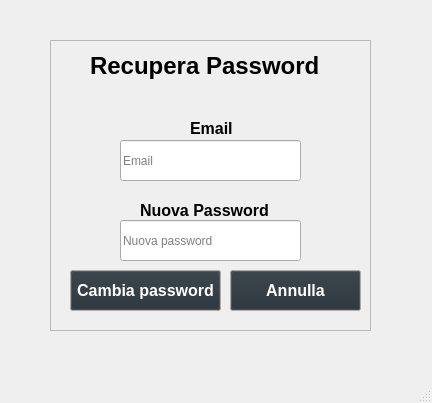
<?xml version="1.0" encoding="UTF-8"?>
<ui version="4.0">
 <class>recuperapassword</class>
 <widget class="QMainWindow" name="recuperapassword">
  <property name="enabled">
   <bool>true</bool>
  </property>
  <property name="geometry">
   <rect>
    <x>0</x>
    <y>0</y>
    <width>432</width>
    <height>403</height>
   </rect>
  </property>
  <property name="sizePolicy">
   <sizepolicy hsizetype="Maximum" vsizetype="Maximum">
    <horstretch>0</horstretch>
    <verstretch>0</verstretch>
   </sizepolicy>
  </property>
  <property name="palette">
   <palette>
    <active>
     <colorrole role="Base">
      <brush brushstyle="SolidPattern">
       <color alpha="255">
        <red>0</red>
        <green>0</green>
        <blue>0</blue>
       </color>
      </brush>
     </colorrole>
    </active>
    <inactive>
     <colorrole role="Base">
      <brush brushstyle="SolidPattern">
       <color alpha="255">
        <red>0</red>
        <green>0</green>
        <blue>0</blue>
       </color>
      </brush>
     </colorrole>
    </inactive>
    <disabled/>
   </palette>
  </property>
  <property name="windowTitle">
   <string>AgriLogic</string>
  </property>
  <property name="windowIcon">
   <iconset>
    <normaloff>agrilogic.png</normaloff>agrilogic.png</iconset>
  </property>
  <widget class="QWidget" name="centralwidget">
   <widget class="QFrame" name="frame">
    <property name="geometry">
     <rect>
      <x>50</x>
      <y>40</y>
      <width>321</width>
      <height>291</height>
     </rect>
    </property>
    <property name="palette">
     <palette>
      <active>
       <colorrole role="Base">
        <brush brushstyle="SolidPattern">
         <color alpha="255">
          <red>234</red>
          <green>234</green>
          <blue>234</blue>
         </color>
        </brush>
       </colorrole>
      </active>
      <inactive>
       <colorrole role="Base">
        <brush brushstyle="SolidPattern">
         <color alpha="255">
          <red>234</red>
          <green>234</green>
          <blue>234</blue>
         </color>
        </brush>
       </colorrole>
      </inactive>
      <disabled/>
     </palette>
    </property>
    <property name="frameShape">
     <enum>QFrame::Shape::StyledPanel</enum>
    </property>
    <property name="frameShadow">
     <enum>QFrame::Shadow::Raised</enum>
    </property>
    <widget class="QLabel" name="label">
     <property name="geometry">
      <rect>
       <x>40</x>
       <y>10</y>
       <width>241</width>
       <height>31</height>
      </rect>
     </property>
     <property name="font">
      <font>
       <family>Arial</family>
       <pointsize>18</pointsize>
       <bold>true</bold>
      </font>
     </property>
     <property name="autoFillBackground">
      <bool>false</bool>
     </property>
     <property name="text">
      <string>Recupera Password</string>
     </property>
    </widget>
    <widget class="QLineEdit" name="txtNuovaEmail">
     <property name="geometry">
      <rect>
       <x>70</x>
       <y>100</y>
       <width>181</width>
       <height>41</height>
      </rect>
     </property>
     <property name="palette">
      <palette>
       <active>
        <colorrole role="Base">
         <brush brushstyle="SolidPattern">
          <color alpha="255">
           <red>255</red>
           <green>255</green>
           <blue>255</blue>
          </color>
         </brush>
        </colorrole>
       </active>
       <inactive>
        <colorrole role="Base">
         <brush brushstyle="SolidPattern">
          <color alpha="255">
           <red>255</red>
           <green>255</green>
           <blue>255</blue>
          </color>
         </brush>
        </colorrole>
       </inactive>
       <disabled/>
      </palette>
     </property>
     <property name="font">
      <font>
       <family>Arial</family>
      </font>
     </property>
     <property name="autoFillBackground">
      <bool>false</bool>
     </property>
     <property name="inputMask">
      <string/>
     </property>
     <property name="text">
      <string/>
     </property>
     <property name="placeholderText">
      <string>Email</string>
     </property>
    </widget>
    <widget class="QLabel" name="label_2">
     <property name="geometry">
      <rect>
       <x>140</x>
       <y>80</y>
       <width>101</width>
       <height>16</height>
      </rect>
     </property>
     <property name="palette">
      <palette>
       <active>
        <colorrole role="Base">
         <brush brushstyle="SolidPattern">
          <color alpha="255">
           <red>255</red>
           <green>255</green>
           <blue>255</blue>
          </color>
         </brush>
        </colorrole>
       </active>
       <inactive>
        <colorrole role="Base">
         <brush brushstyle="SolidPattern">
          <color alpha="255">
           <red>255</red>
           <green>255</green>
           <blue>255</blue>
          </color>
         </brush>
        </colorrole>
       </inactive>
       <disabled/>
      </palette>
     </property>
     <property name="font">
      <font>
       <family>Arial</family>
       <pointsize>12</pointsize>
       <bold>true</bold>
      </font>
     </property>
     <property name="autoFillBackground">
      <bool>false</bool>
     </property>
     <property name="text">
      <string>Email</string>
     </property>
    </widget>
    <widget class="QLineEdit" name="txtNuovaPassword">
     <property name="geometry">
      <rect>
       <x>70</x>
       <y>180</y>
       <width>181</width>
       <height>41</height>
      </rect>
     </property>
     <property name="palette">
      <palette>
       <active>
        <colorrole role="Base">
         <brush brushstyle="SolidPattern">
          <color alpha="255">
           <red>255</red>
           <green>255</green>
           <blue>255</blue>
          </color>
         </brush>
        </colorrole>
       </active>
       <inactive>
        <colorrole role="Base">
         <brush brushstyle="SolidPattern">
          <color alpha="255">
           <red>255</red>
           <green>255</green>
           <blue>255</blue>
          </color>
         </brush>
        </colorrole>
       </inactive>
       <disabled/>
      </palette>
     </property>
     <property name="font">
      <font>
       <family>Arial</family>
      </font>
     </property>
     <property name="autoFillBackground">
      <bool>false</bool>
     </property>
     <property name="text">
      <string/>
     </property>
     <property name="placeholderText">
      <string>Nuova password</string>
     </property>
    </widget>
    <widget class="QPushButton" name="btnCambiaPassword">
     <property name="geometry">
      <rect>
       <x>20</x>
       <y>230</y>
       <width>151</width>
       <height>41</height>
      </rect>
     </property>
     <property name="palette">
      <palette>
       <active>
        <colorrole role="Button">
         <brush brushstyle="SolidPattern">
          <color alpha="255">
           <red>37</red>
           <green>46</green>
           <blue>53</blue>
          </color>
         </brush>
        </colorrole>
        <colorrole role="Text">
         <brush brushstyle="SolidPattern">
          <color alpha="255">
           <red>0</red>
           <green>0</green>
           <blue>0</blue>
          </color>
         </brush>
        </colorrole>
        <colorrole role="ButtonText">
         <brush brushstyle="SolidPattern">
          <color alpha="255">
           <red>255</red>
           <green>255</green>
           <blue>255</blue>
          </color>
         </brush>
        </colorrole>
        <colorrole role="Base">
         <brush brushstyle="SolidPattern">
          <color alpha="255">
           <red>255</red>
           <green>255</green>
           <blue>255</blue>
          </color>
         </brush>
        </colorrole>
       </active>
       <inactive>
        <colorrole role="Button">
         <brush brushstyle="SolidPattern">
          <color alpha="255">
           <red>37</red>
           <green>46</green>
           <blue>53</blue>
          </color>
         </brush>
        </colorrole>
        <colorrole role="Text">
         <brush brushstyle="SolidPattern">
          <color alpha="255">
           <red>0</red>
           <green>0</green>
           <blue>0</blue>
          </color>
         </brush>
        </colorrole>
        <colorrole role="ButtonText">
         <brush brushstyle="SolidPattern">
          <color alpha="255">
           <red>255</red>
           <green>255</green>
           <blue>255</blue>
          </color>
         </brush>
        </colorrole>
        <colorrole role="Base">
         <brush brushstyle="SolidPattern">
          <color alpha="255">
           <red>255</red>
           <green>255</green>
           <blue>255</blue>
          </color>
         </brush>
        </colorrole>
       </inactive>
       <disabled>
        <colorrole role="Button">
         <brush brushstyle="SolidPattern">
          <color alpha="255">
           <red>37</red>
           <green>46</green>
           <blue>53</blue>
          </color>
         </brush>
        </colorrole>
       </disabled>
      </palette>
     </property>
     <property name="font">
      <font>
       <family>Arial</family>
       <pointsize>12</pointsize>
       <bold>true</bold>
      </font>
     </property>
     <property name="autoFillBackground">
      <bool>false</bool>
     </property>
     <property name="text">
      <string>Cambia password</string>
     </property>
     <property name="autoDefault">
      <bool>true</bool>
     </property>
    </widget>
    <widget class="QLabel" name="label_3">
     <property name="geometry">
      <rect>
       <x>90</x>
       <y>160</y>
       <width>141</width>
       <height>21</height>
      </rect>
     </property>
     <property name="font">
      <font>
       <family>Arial</family>
       <pointsize>12</pointsize>
       <bold>true</bold>
      </font>
     </property>
     <property name="autoFillBackground">
      <bool>false</bool>
     </property>
     <property name="text">
      <string>Nuova Password</string>
     </property>
    </widget>
    <widget class="QPushButton" name="btnAnnulla">
     <property name="geometry">
      <rect>
       <x>180</x>
       <y>230</y>
       <width>131</width>
       <height>41</height>
      </rect>
     </property>
     <property name="palette">
      <palette>
       <active>
        <colorrole role="Button">
         <brush brushstyle="SolidPattern">
          <color alpha="255">
           <red>37</red>
           <green>46</green>
           <blue>53</blue>
          </color>
         </brush>
        </colorrole>
        <colorrole role="Text">
         <brush brushstyle="SolidPattern">
          <color alpha="255">
           <red>0</red>
           <green>0</green>
           <blue>0</blue>
          </color>
         </brush>
        </colorrole>
        <colorrole role="ButtonText">
         <brush brushstyle="SolidPattern">
          <color alpha="255">
           <red>255</red>
           <green>255</green>
           <blue>255</blue>
          </color>
         </brush>
        </colorrole>
        <colorrole role="Base">
         <brush brushstyle="SolidPattern">
          <color alpha="255">
           <red>255</red>
           <green>255</green>
           <blue>255</blue>
          </color>
         </brush>
        </colorrole>
       </active>
       <inactive>
        <colorrole role="Button">
         <brush brushstyle="SolidPattern">
          <color alpha="255">
           <red>37</red>
           <green>46</green>
           <blue>53</blue>
          </color>
         </brush>
        </colorrole>
        <colorrole role="Text">
         <brush brushstyle="SolidPattern">
          <color alpha="255">
           <red>0</red>
           <green>0</green>
           <blue>0</blue>
          </color>
         </brush>
        </colorrole>
        <colorrole role="ButtonText">
         <brush brushstyle="SolidPattern">
          <color alpha="255">
           <red>255</red>
           <green>255</green>
           <blue>255</blue>
          </color>
         </brush>
        </colorrole>
        <colorrole role="Base">
         <brush brushstyle="SolidPattern">
          <color alpha="255">
           <red>255</red>
           <green>255</green>
           <blue>255</blue>
          </color>
         </brush>
        </colorrole>
       </inactive>
       <disabled>
        <colorrole role="Button">
         <brush brushstyle="SolidPattern">
          <color alpha="255">
           <red>37</red>
           <green>46</green>
           <blue>53</blue>
          </color>
         </brush>
        </colorrole>
       </disabled>
      </palette>
     </property>
     <property name="font">
      <font>
       <family>Arial</family>
       <pointsize>12</pointsize>
       <bold>true</bold>
      </font>
     </property>
     <property name="autoFillBackground">
      <bool>false</bool>
     </property>
     <property name="text">
      <string>Annulla</string>
     </property>
     <property name="autoDefault">
      <bool>true</bool>
     </property>
    </widget>
   </widget>
  </widget>
  <widget class="QMenuBar" name="menubar">
   <property name="geometry">
    <rect>
     <x>0</x>
     <y>0</y>
     <width>432</width>
     <height>22</height>
    </rect>
   </property>
  </widget>
  <widget class="QStatusBar" name="statusbar"/>
 </widget>
 <resources/>
 <connections/>
</ui>
